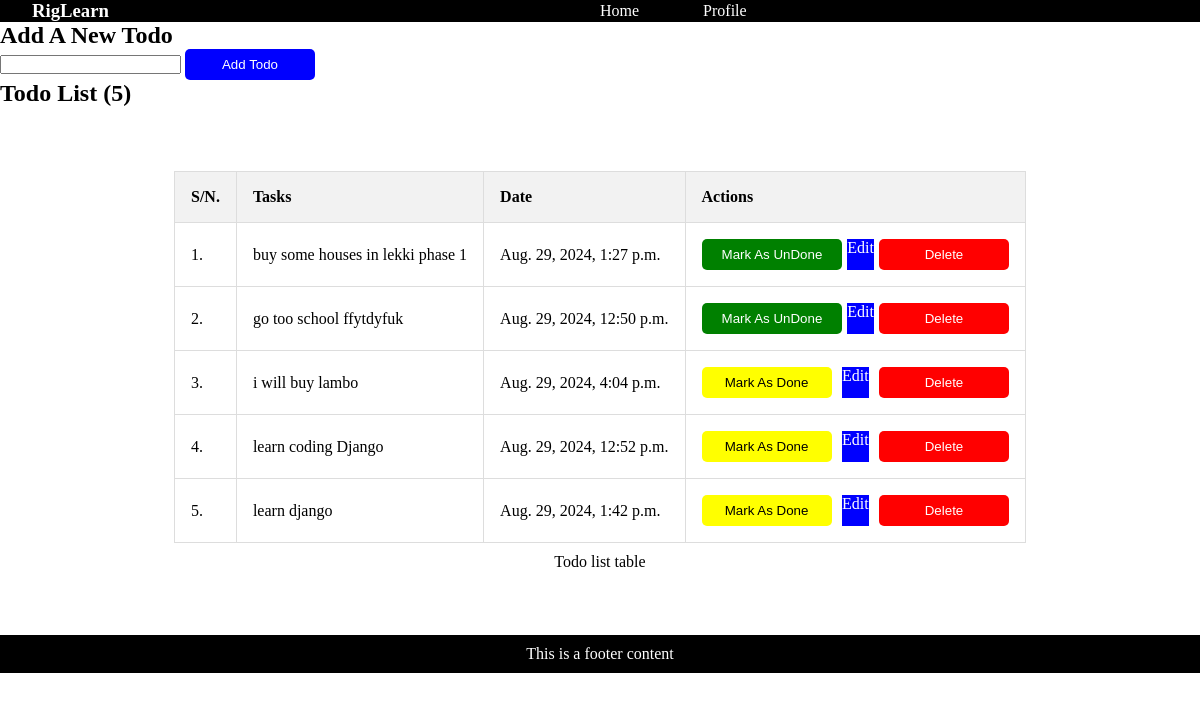
/todo/, run on the app's committed database.
### todo/models.py (models this page shows)
class Todo(models.Model):
    title = models.CharField(max_length=200, verbose_name="ToDo Title")
    date = models.DateTimeField(default=timezone.now)
    done = models.BooleanField(default=False)
    class Meta:
        ordering = ["title"]

### todo/views.py (the view, shortened to what this page needs)
# urls.py: path("", todo_view, name="todo"),
@csrf_protect
def todo_view(request):
    todo_list = Todo.objects.all()
    context = {
        "todo_list": todo_list,
        "count": todo_list.count()
    }
    return render(request, "todo.html", context)

### todo/templates/todo.html (shortened to what this page needs)
{%extends 'base.html'%}
{% load humanize %}
{% load static %}
{%block content%}
<link rel="stylesheet" href="{%static 'css/styles.css'%}">
<h2>Add A New Todo</h2>
<form action="{%url 'todo'%}" method="POST">
    <input type="text" name="item">
    <button type="submit" style="background-color: blue;">Add Todo</button>
</form>
<h2>Todo List ({{count}})</h2>
<div style="overflow-x: auto; margin-top: 4rem; margin-bottom: 4rem;">
    <table>
        <caption style="caption-side: bottom; margin-top: 10px;">Todo list table</caption>
        <thead>
            <th>S/N.</th>
            <th>Tasks</th>
            <th>Date</th>
            <th>Actions</th>
        </thead>
        <tbody>
            {%for todo in todo_list%}
            <tr>
                <td></td>
                <td>{{todo.title}}</td>
                <td>{{todo.date}}</td>
                <td>
                    <div class="actionButton">
                        {%if todo.done%}
                        <form action="{%url 'update_todo' todo.id%}" method="POST">
                            <button type="submit" class="done-btn">Mark As UnDone</button>
                        </form>
                        {%else%}
                        <form action="{%url 'update_todo' todo.id%}" method="POST">
                            <button type="submit" class="undone-btn">Mark As Done</button>
                        </form>
                        {%endif%}
                        <a href="{%url 'edit_todo' todo.id%}" class="edit-btn">Edit</a>
                        <form action="{%url 'delete_todo' todo.id%}" method="POST">
                            <button type="submit" class="delete-btn">Delete</button>
                        </form>
                    </div>
                </td>
            </tr>
            {%empty%}
            <tr>
                <p>No todo list added yet.</p>
            </tr>
            {%endfor%}
        </tbody>
    </table>
</div>
{%endblock%}

### templates/base.html (shortened to what this page needs)
{% load static %}
<!DOCTYPE html>
<html lang="en">
<head>
    <link rel="stylesheet" href="{%static 'sample_project/styles.css' %}">
</head>
<body>
    {% include "_header.html" %}
    {%block content%}{%endblock%}
    {% include "_footer.html" %}
</body>
</html>

### templates/_header.html
<header
    style="background-color: black; color: white; display: flex; padding-left: 2rem; padding-right: 2rem; align-items: center;">
    <h3 style="flex: 1;">RigLearn</h3>
    <nav style="flex:1">
        <ul style="display: flex; list-style-type: none; display: flex; gap: 4rem; align-items: center;">
            <li>
                <a href="#" style="text-decoration: none; color: inherit;">Home</a>
            </li>
            <li>
                <a href="#" style="text-decoration: none; color: inherit;">Profile</a>
            </li>
        </ul>
    </nav>
</header>

### templates/_footer.html
<p style="background: black;color:#fff;padding:10px;text-align: center;">This is a footer content</p>

### todo/static/css/styles.css (style rules this page uses)
*, *::before, *::after { margin: 0; padding: 0; box-sizing: border-box; }
body { counter-reset: todo; }
tr td:first-child::after { counter-increment: todo; content: counter(todo)"."; }
table { border-collapse: collapse; border-spacing: 0; width: 100%; border: 1px solid #ddd; width: fit-content; margin: 0 auto; }
table th { background-color: #f2f2f2; }
tr, td, th { border: 1px solid #ddd; }
th, td { text-align: left; padding: 16px; }
button { padding: 8px 20px; display: inline-block; color: white; font-family: Arial, Helvetica, sans-serif; outline: none; border-radius: 5px; border: none; min-width: 130px; cursor: pointer; }
.done-btn { background: green; }
.undone-btn { background: yellow; color: #000 !important; }
.delete-btn { background: red; }
.actionButton { display: flex; gap: 5px; justify-content: space-between; }
.edit-btn { background-color: blue; text-decoration: none; color: white; display: inline-block; }

### data on the page
Todo: title "buy some houses in lekki phase 1", date "Aug. 29, 2024, 1:27 p.m.", done "Mark As UnDone"
Todo: title "go too school ffytdyfuk", date "Aug. 29, 2024, 12:50 p.m.", done "Mark As UnDone"
Todo: title "i will buy lambo", date "Aug. 29, 2024, 4:04 p.m.", done "Mark As Done"
Todo: title "learn coding Django", date "Aug. 29, 2024, 12:52 p.m.", done "Mark As Done"
Todo: title "learn django", date "Aug. 29, 2024, 1:42 p.m.", done "Mark As Done"

### other printed values
{{ count }} "5"
